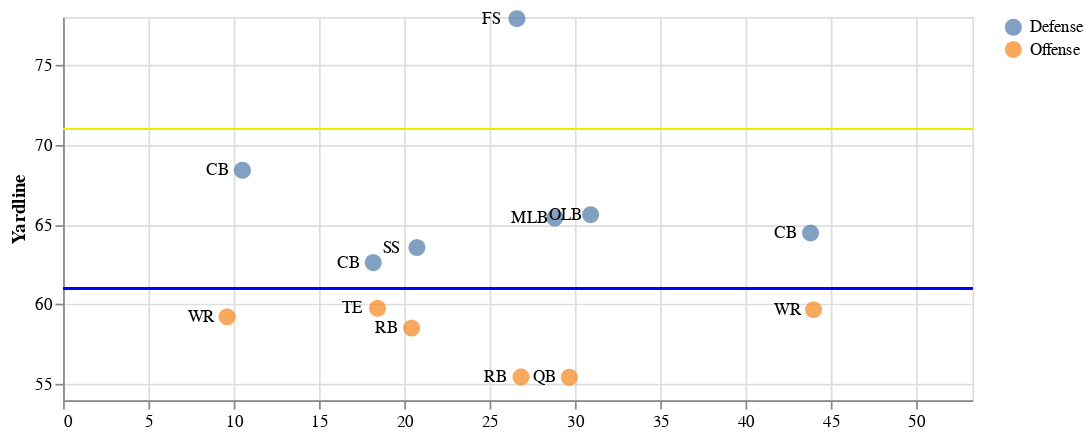

Source (notebook cell):
### Code cell
from play_vis import create_full_chart, create_starting_chart

create_starting_chart(pos_df, game_id, play_id)

### Figure 1 — Vega-Lite specification as saved in the notebook (floating-point values rounded to 4 significant figures)
{"usermeta": {"embedOptions": {"theme": "fivethirtyeight"}}, "config": {"view": {"continuousWidth": 400, "continuousHeight": 300}}, "layer": [{"mark": {"type": "circle", "dx": 5, "dy": 5, "size": 100}, "encoding": {"color": {"type": "nominal", "field": "off", "title": null}, "x": {"type": "quantitative", "field": "y_dir", "scale": {"domain": [0, 53.3]}}, "y": {"type": "quantitative", "field": "x_dir"}}}, {"mark": {"type": "text", "dx": -15, "fontSize": 10}, "encoding": {"text": {"type": "nominal", "field": "position"}, "x": {"type": "quantitative", "field": "y_dir", "scale": {"domain": [0, 53.3]}, "title": null}, "y": {"type": "quantitative", "field": "x_dir", "scale": {"zero": false}, "title": "Yardline"}}}, {"mark": {"type": "rule", "color": "blue"}, "encoding": {"y": {"type": "quantitative", "field": "yardline_dir"}}}, {"mark": {"type": "rule", "color": "#ECEC01"}, "encoding": {"y": {"type": "quantitative", "field": "yardline_first_dir"}}}], "data": {"name": "data-f5aaad361fcb083dffaa17d762a78ee7"}, "height": 224.6, "width": 533.0, "$schema": "https://vega.github.io/schema/vega-lite/v4.8.1.json", "datasets": {"data-f5aaad361fcb083dffaa17d762a78ee7": [{"nflId": 310.0, "x_100": 44.56, "y": 29.67, "position": "QB", "yardline_100": 39.0, "yardline_first": 29.0, "off": "Offense", "x_dir": 55.44, "yardline_dir": 61.0, "yardline_first_dir": 71.0, "y_dir": 29.67}, {"nflId": 79850.0, "x_100": 36.43, "y": 20.74, "position": "SS", "yardline_100": 39.0, "yardline_first": 29.0, "off": "Defense", "x_dir": 63.57, "yardline_dir": 61.0, "yardline_first_dir": 71.0, "y_dir": 20.74}, {"nflId": 2495000.0, "x_100": 40.33, "y": 43.99, "position": "WR", "yardline_100": 39.0, "yardline_first": 29.0, "off": "Offense", "x_dir": 59.67, "yardline_dir": 61.0, "yardline_first_dir": 71.0, "y_dir": 43.99}, {"nflId": 2533000.0, "x_100": 40.77, "y": 9.61, "position": "WR", "yardline_100": 39.0, "yardline_first": 29.0, "off": "Offense", "x_dir": 59.23, "yardline_dir": 61.0, "yardline_first_dir": 71.0, "y_dir": 9.61}, {"nflId": 2535000.0, "x_100": 22.1, "y": 26.6, "position": "FS", "yardline_100": 39.0, "yardline_first": 29.0, "off": "Defense", "x_dir": 77.9, "yardline_dir": 61.0, "yardline_first_dir": 71.0, "y_dir": 26.6}, {"nflId": 2544000.0, "x_100": 41.48, "y": 20.43, "position": "RB", "yardline_100": 39.0, "yardline_first": 29.0, "off": "Offense", "x_dir": 58.52, "yardline_dir": 61.0, "yardline_first_dir": 71.0, "y_dir": 20.43}, {"nflId": 2552000.0, "x_100": 34.58, "y": 28.82, "position": "MLB", "yardline_100": 39.0, "yardline_first": 29.0, "off": "Defense", "x_dir": 65.42, "yardline_dir": 61.0, "yardline_first_dir": 71.0, "y_dir": 28.82}, {"nflId": 2552000.0, "x_100": 44.55, "y": 26.84, "position": "RB", "yardline_100": 39.0, "yardline_first": 29.0, "off": "Offense", "x_dir": 55.45, "yardline_dir": 61.0, "yardline_first_dir": 71.0, "y_dir": 26.84}, {"nflId": 2553000.0, "x_100": 31.6, "y": 10.51, "position": "CB", "yardline_100": 39.0, "yardline_first": 29.0, "off": "Defense", "x_dir": 68.4, "yardline_dir": 61.0, "yardline_first_dir": 71.0, "y_dir": 10.51}, {"nflId": 2555000.0, "x_100": 35.52, "y": 43.81, "position": "CB", "yardline_100": 39.0, "yardline_first": 29.0, "off": "Defense", "x_dir": 64.48, "yardline_dir": 61.0, "yardline_first_dir": 71.0, "y_dir": 43.81}, {"nflId": 2555000.0, "x_100": 40.24, "y": 18.43, "position": "TE", "yardline_100": 39.0, "yardline_first": 29.0, "off": "Offense", "x_dir": 59.76, "yardline_dir": 61.0, "yardline_first_dir": 71.0, "y_dir": 18.43}, {"nflId": 2556000.0, "x_100": 34.38, "y": 30.92, "position": "OLB", "yardline_100": 39.0, "yardline_first": 29.0, "off": "Defense", "x_dir": 65.62, "yardline_dir": 61.0, "yardline_first_dir": 71.0, "y_dir": 30.92}, {"nflId": 2558000.0, "x_100": 37.38, "y": 18.18, "position": "CB", "yardline_100": 39.0, "yardline_first": 29.0, "off": "Defense", "x_dir": 62.62, "yardline_dir": 61.0, "yardline_first_dir": 71.0, "y_dir": 18.18}]}}
